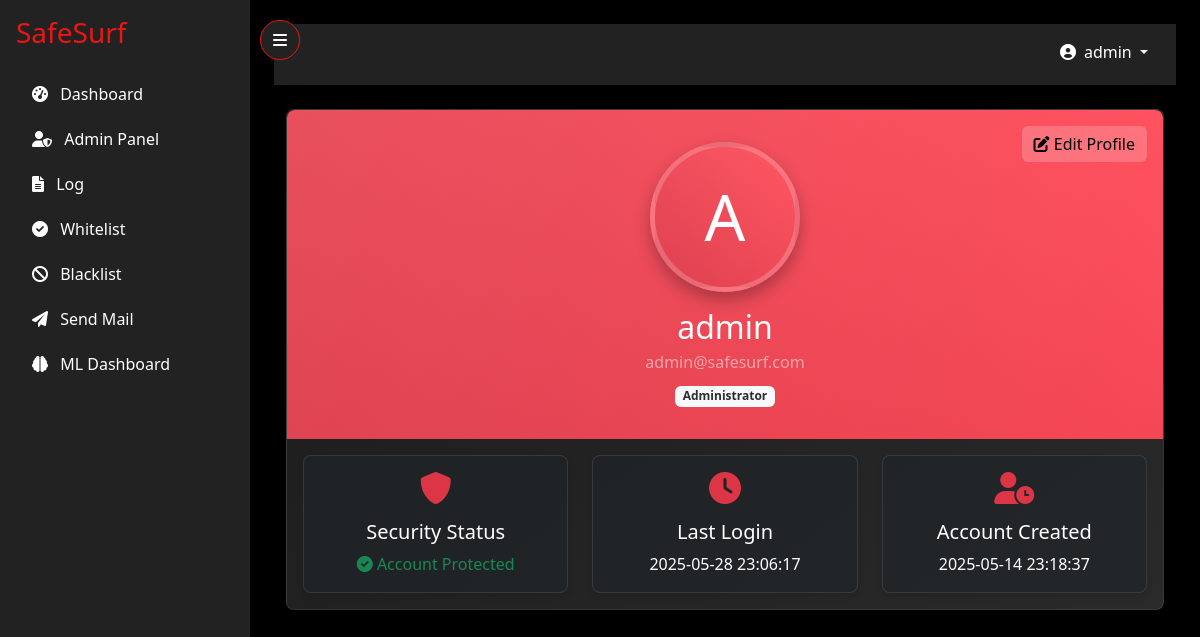
The app's page /profile (signed in) with its own data.
### app.py (models this page shows, shortened)
class User(UserMixin, db.Model):
    __tablename__ = 'users'  # Explicitly set table name
    id = db.Column(db.Integer, primary_key=True)
    username = db.Column(db.String(80), unique=True, nullable=False)
    email = db.Column(db.String(120), unique=True, nullable=False)
    password_hash = db.Column(db.String(120))
    is_admin = db.Column(db.Boolean, default=False)
    created_at = db.Column(db.DateTime, default=datetime.utcnow)
    last_login = db.Column(db.DateTime, nullable=True)

### app.py (the view)
@app.route('/profile')
@login_required
def profile():
    return render_template('profile.html')

### app.py (called while the page is built)
@login_manager.user_loader
def load_user(user_id):
    return User.query.get(int(user_id))

### templates/profile.html (shortened to what this page needs)
{% extends "base.html" %}
{% block content %}
<div class="container-fluid">
    <div class="row">
        <div class="col-12">
            <div class="card profile-card">
                <div class="profile-header text-center position-relative">
                    <button class="btn btn-light edit-profile-btn" onclick="openEditProfileModal()">
                        <i class="fas fa-edit"></i> Edit Profile
                    </button>
                    <div class="profile-avatar mb-3">
                        {{ current_user.username[0].upper() }}
                    </div>
                    <h2 class="text-white mb-1">{{ current_user.username }}</h2>
                    <p class="text-white-50 mb-0">{{ current_user.email }}</p>
                    <p class="mb-0 mt-2">
                        <span class="badge bg-light text-dark">
                            {% if current_user.is_admin %}Administrator{% else %}User{% endif %}
                        </span>
                    </p>
                </div>
                <div class="card-body">
                    <div class="row g-4">
                        <div class="col-md-4">
                            <div class="card stat-card h-100">
                                <div class="card-body text-center">
                                    <i class="fas fa-shield-alt fa-2x text-danger mb-3"></i>
                                    <h5 class="card-title">Security Status</h5>
                                    <p class="card-text text-success">
                                        <i class="fas fa-check-circle"></i> Account Protected
                                    </p>
                                </div>
                            </div>
                        </div>
                        <div class="col-md-4">
                            <div class="card stat-card h-100">
                                <div class="card-body text-center">
                                    <i class="fas fa-clock fa-2x text-danger mb-3"></i>
                                    <h5 class="card-title">Last Login</h5>
                                    <p class="card-text">
                                        {% if current_user.last_login %}
                                            {{ current_user.last_login.strftime('%Y-%m-%d %H:%M:%S') }}
                                        {% else %}
                                            Not available
                                        {% endif %}
                                    </p>
                                </div>
                            </div>
                        </div>
                        <div class="col-md-4">
                            <div class="card stat-card h-100">
                                <div class="card-body text-center">
                                    <i class="fas fa-user-clock fa-2x text-danger mb-3"></i>
                                    <h5 class="card-title">Account Created</h5>
                                    <p class="card-text">
                                        {% if current_user.created_at %}
                                            {{ current_user.created_at.strftime('%Y-%m-%d %H:%M:%S') }}
                                        {% else %}
                                            Not available
                                        {% endif %}
                                    </p>
                                </div>
                            </div>
                        </div>
                    </div>
                </div>
            </div>
        </div>
    </div>
</div>
{% endblock %}

### templates/base.html (shortened to what this page needs)
<!DOCTYPE html>
<html lang="en">
<head>
    <link href="https://cdn.jsdelivr.net/npm/bootstrap@5.3.0/dist/css/bootstrap.min.css" rel="stylesheet">
    <link href="https://cdnjs.cloudflare.com/ajax/libs/font-awesome/6.0.0/css/all.min.css" rel="stylesheet">
</head>
<body class="{% if request.endpoint in ['login', 'register'] %}auth-page{% endif %}">
    {% if not request.endpoint in ['login', 'register'] %}
    <button class="toggle-sidebar-btn" onclick="toggleSidebar()" title="Toggle Sidebar">
        <i class="fas fa-bars"></i>
    </button>
    {% endif %}
    <div class="sidebar">
        <a href="{{ url_for('index') }}" class="navbar-brand d-flex align-items-center mb-4">
            <h3 class="mb-0">SafeSurf</h3>
        </a>
        <nav class="nav flex-column">
            <a class="nav-link {% if request.endpoint == 'dashboard' %}active{% endif %}" href="{{ url_for('dashboard') }}">
                <i class="fas fa-tachometer-alt me-2"></i> Dashboard
            </a>
            {% if current_user.is_admin %}
            <a class="nav-link {% if request.endpoint == 'admin' %}active{% endif %}" href="{{ url_for('admin') }}">
                <i class="fas fa-user-shield me-2"></i> Admin Panel
            </a>
            {% endif %}
            <a class="nav-link {% if request.endpoint == 'log' %}active{% endif %}" href="{{ url_for('log') }}">
                <i class="fas fa-file-alt me-2"></i> Log
            </a>
            {% if current_user.is_admin %}
            <a class="nav-link {% if request.endpoint == 'whitelist' %}active{% endif %}" href="{{ url_for('whitelist') }}">
                <i class="fas fa-check-circle me-2"></i> Whitelist
            </a>
            {% endif %}
            {% if current_user.is_admin %}
            <a class="nav-link {% if request.endpoint == 'blacklist' %}active{% endif %}" href="{{ url_for('view_blacklist') }}">
                <i class="fas fa-ban me-2"></i> Blacklist
            </a>
            {% endif %}
            <a class="nav-link {% if request.endpoint == 'send_mail' %}active{% endif %}" href="{{ url_for('send_mail') }}">
                <i class="fas fa-paper-plane me-2"></i> Send Mail
            </a>
            {% if current_user.is_admin %}
            <a class="nav-link {% if request.endpoint == 'ml_dashboard' %}active{% endif %}" href="{{ url_for('ml_dashboard') }}">
                <i class="fas fa-brain me-2"></i> ML Dashboard
            </a>
            {% endif %}
        </nav>
    </div>
    <div class="content {% if request.endpoint == 'log' %}log-bg{% elif request.endpoint == 'send_mail' %}send-mail-bg{% elif request.endpoint == 'whitelist' %}whitelist-bg{% endif %}">
        <nav class="navbar navbar-expand-lg mb-4">
            <div class="container-fluid">
                <div class="ms-auto">
                    <div class="dropdown">
                        <button class="btn btn-link nav-link dropdown-toggle text-white" type="button" id="userDropdown" data-bs-toggle="dropdown" aria-expanded="false" style="text-decoration: none;">
                            <i class="fas fa-user-circle me-2"></i>{{ current_user.username }}
                        </button>
                    </div>
                </div>
            </div>
        </nav>
        {% block content %}{% endblock %}
    </div>
</body>
</html>

### templates/base.html (style rules this page uses)
:root { --dark: #000000; --dark-800: #191C24; --dark-700: #222222; --dark-600: #2A2F45; --primary: #EB1616; --light: #6C7293; --text-light: #FFFFFF; --danger: #EB1616; --gradient-1: linear-gradient(135deg, rgba(235, 22, 22, 0.05), transparent); --gradient-2: linear-gradient(45deg, rgba(235, 22, 22, 0.03), transparent); }
body { background: var(--dark); color: var(--text-light); min-height: 100vh; transition: all 0.3s; position: relative; }
.sidebar { position: fixed; top: 0; left: 0; bottom: 0; width: 250px; padding: 1rem; background: var(--dark-700); transition: all 0.3s ease; z-index: 1000; }
.content { margin-left: 250px; padding: 1.5rem; min-height: 100vh; transition: all 0.3s ease; position: relative; overflow: hidden; background: var(--dark); }
.content::before { content: ''; position: fixed; top: 0; left: 0; right: 0; bottom: 0; z-index: -2; background: radial-gradient(circle at 0% 0%, rgba(235, 22, 22, 0.03) 0%, transparent 50%), radial-gradient(circle at 100% 100%, rgba(235, 22, 22, 0.03) 0%, transparent 50%); opacity: 0.7; }
.toggle-sidebar-btn { position: fixed; left: 260px; top: 20px; z-index: 1001; transition: all 0.3s ease; background: var(--dark-700); border: 1px solid var(--primary); color: var(--text-light); padding: 0.5rem; border-radius: 50%; width: 40px; height: 40px; display: flex; align-items: center; justify-content: center; cursor: pointer; }
.navbar { background-color: var(--dark-700) !important; }
.card { background-color: var(--dark-700); border: none; border-radius: 8px; box-shadow: 0 4px 6px rgba(0, 0, 0, 0.1); transition: transform 0.2s ease, box-shadow 0.2s ease; position: relative; overflow: hidden; color: var(--text-light); }
.card::after { content: ''; position: absolute; top: 0; left: 0; right: 0; height: 2px; background: linear-gradient(90deg, transparent, var(--primary), transparent); opacity: 0; transition: opacity 0.3s ease; }
.nav-link { position: relative; transition: all 0.3s ease; border-radius: 6px; margin-bottom: 5px; color: var(--text-light) !important; padding: 0.5rem 1rem; }
.nav-link::before { content: ''; position: absolute; left: 0; top: 0; height: 100%; width: 3px; background: var(--primary); transform: scaleY(0); transition: transform 0.2s ease; border-radius: 0 3px 3px 0; }
.navbar-brand { color: var(--primary) !important; font-weight: bold; }
.card-title, .card-header { color: var(--text-light); }

### templates/profile.html (style rules this page uses)
.profile-card { background: linear-gradient(145deg, #1a1a1a, #2a2a2a); border: 1px solid rgba(255, 255, 255, 0.1); box-shadow: 0 8px 32px 0 rgba(0, 0, 0, 0.37); }
.profile-header { background: linear-gradient(45deg, #dc3545, #ff4d5a); padding: 2rem; border-radius: 0.5rem 0.5rem 0 0; position: relative; overflow: hidden; }
.profile-header::before { content: ''; position: absolute; top: 0; left: 0; right: 0; bottom: 0; background: linear-gradient(135deg, rgba(255,255,255,0.1) 0%, rgba(255,255,255,0) 100%); }
.profile-avatar { width: 150px; height: 150px; background: linear-gradient(45deg, #dc3545, #ff4d5a); border-radius: 50%; display: flex; align-items: center; justify-content: center; font-size: 4rem; color: white; border: 5px solid rgba(255, 255, 255, 0.2); margin: 0 auto; box-shadow: 0 8px 16px rgba(0,0,0,0.3); }
.stat-card { background: rgba(33, 37, 41, 0.6); border: 1px solid rgba(255, 255, 255, 0.1); transition: transform 0.3s ease; }
.edit-profile-btn { position: absolute; top: 1rem; right: 1rem; background: rgba(255, 255, 255, 0.2); border: none; backdrop-filter: blur(5px); }

### records on screen
User: username "admin", username "A", email "admin@safesurf.com", last_login "2025-05-28 23:06:17", created_at "2025-05-14 23:18:37"
